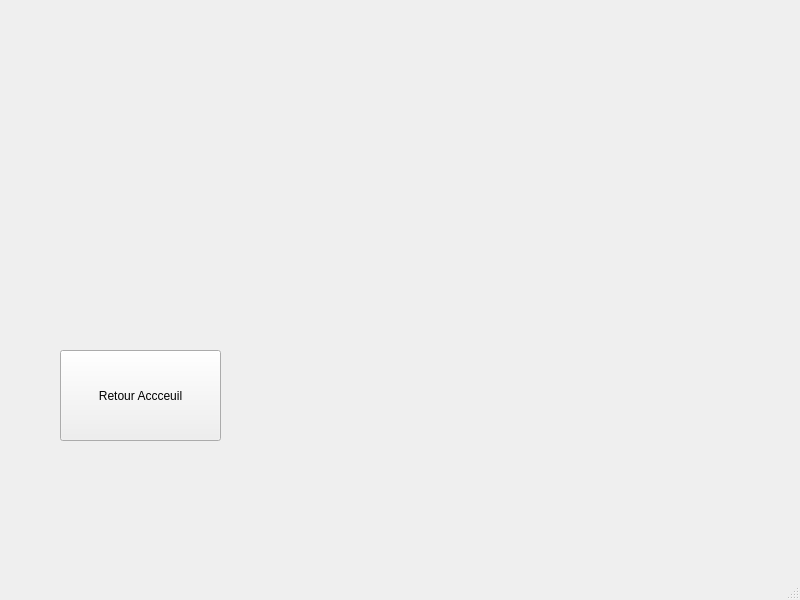
<?xml version="1.0" encoding="UTF-8"?>
<ui version="4.0">
 <class>MainWindow</class>
 <widget class="QMainWindow" name="MainWindow">
  <property name="geometry">
   <rect>
    <x>0</x>
    <y>0</y>
    <width>800</width>
    <height>600</height>
   </rect>
  </property>
  <property name="windowTitle">
   <string>MainWindow</string>
  </property>
  <widget class="QWidget" name="centralwidget">
   <widget class="QPushButton" name="view_retour">
    <property name="geometry">
     <rect>
      <x>60</x>
      <y>350</y>
      <width>161</width>
      <height>91</height>
     </rect>
    </property>
    <property name="text">
     <string>Retour Accceuil</string>
    </property>
   </widget>
  </widget>
  <widget class="QMenuBar" name="menubar">
   <property name="geometry">
    <rect>
     <x>0</x>
     <y>0</y>
     <width>800</width>
     <height>21</height>
    </rect>
   </property>
  </widget>
  <widget class="QStatusBar" name="statusbar"/>
 </widget>
 <resources/>
 <connections/>
</ui>
